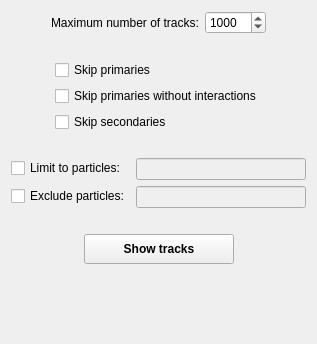
              <widget class="QWidget" name="tabTracks">
               <attribute name="title">
                <string>Tracks</string>
               </attribute>
               <layout class="QVBoxLayout" name="verticalLayout_4">
                <item>
                 <layout class="QHBoxLayout" name="horizontalLayout_19">
                  <item>
                   <spacer name="horizontalSpacer_60">
                    <property name="orientation">
                     <enum>Qt::Orientation::Horizontal</enum>
                    </property>
                    <property name="sizeHint" stdset="0">
                     <size>
                      <width>40</width>
                      <height>20</height>
                     </size>
                    </property>
                   </spacer>
                  </item>
                  <item>
                   <widget class="QLabel" name="label_8">
                    <property name="text">
                     <string>Maximum number of tracks:</string>
                    </property>
                   </widget>
                  </item>
                  <item>
                   <widget class="QSpinBox" name="sbMaxTracks">
                    <property name="minimum">
                     <number>1</number>
                    </property>
                    <property name="maximum">
                     <number>10000</number>
                    </property>
                    <property name="value">
                     <number>1000</number>
                    </property>
                   </widget>
                  </item>
                  <item>
                   <spacer name="horizontalSpacer_16">
                    <property name="orientation">
                     <enum>Qt::Orientation::Horizontal</enum>
                    </property>
                    <property name="sizeHint" stdset="0">
                     <size>
                      <width>40</width>
                      <height>20</height>
                     </size>
                    </property>
                   </spacer>
                  </item>
                 </layout>
                </item>
                <item>
                 <widget class="QLabel" name="label_42">
                  <property name="text">
                   <string/>
                  </property>
                 </widget>
                </item>
                <item>
                 <layout class="QHBoxLayout" name="horizontalLayout_21">
                  <property name="topMargin">
                   <number>0</number>
                  </property>
                  <item>
                   <spacer name="horizontalSpacer_61">
                    <property name="orientation">
                     <enum>Qt::Orientation::Horizontal</enum>
                    </property>
                    <property name="sizeHint" stdset="0">
                     <size>
                      <width>40</width>
                      <height>20</height>
                     </size>
                    </property>
                   </spacer>
                  </item>
                  <item>
                   <layout class="QVBoxLayout" name="verticalLayout_13">
                    <property name="leftMargin">
                     <number>0</number>
                    </property>
                    <item>
                     <widget class="QCheckBox" name="cbSkipPrimaryTracks">
                      <property name="text">
                       <string>Skip primaries</string>
                      </property>
                     </widget>
                    </item>
                    <item>
                     <widget class="QCheckBox" name="cbSkipPrimaryTracksNoInteraction">
                      <property name="text">
                       <string>Skip primaries without interactions</string>
                      </property>
                     </widget>
                    </item>
                    <item>
                     <widget class="QCheckBox" name="cbSkipSecondaryTracks">
                      <property name="text">
                       <string>Skip secondaries</string>
                      </property>
                     </widget>
                    </item>
                   </layout>
                  </item>
                  <item>
                   <spacer name="horizontalSpacer_19">
                    <property name="orientation">
                     <enum>Qt::Orientation::Horizontal</enum>
                    </property>
                    <property name="sizeHint" stdset="0">
                     <size>
                      <width>40</width>
                      <height>20</height>
                     </size>
                    </property>
                   </spacer>
                  </item>
                 </layout>
                </item>
                <item>
                 <widget class="QLabel" name="label_37">
                  <property name="text">
                   <string/>
                  </property>
                 </widget>
                </item>
                <item>
                 <layout class="QFormLayout" name="formLayout">
                  <item row="0" column="0">
                   <widget class="QCheckBox" name="cbLimitToParticleTracks">
                    <property name="text">
                     <string>Limit to particles:</string>
                    </property>
                   </widget>
                  </item>
                  <item row="0" column="1">
                   <widget class="QLineEdit" name="leLimitToParticleTracks">
                    <property name="enabled">
                     <bool>false</bool>
                    </property>
                    <property name="toolTip">
                     <string>Comma (or space) separated list of particle names</string>
                    </property>
                    <property name="text">
                     <string/>
                    </property>
                   </widget>
                  </item>
                  <item row="1" column="0">
                   <widget class="QCheckBox" name="cbExcludeParticleTracks">
                    <property name="text">
                     <string>Exclude particles:</string>
                    </property>
                   </widget>
                  </item>
                  <item row="1" column="1">
                   <widget class="QLineEdit" name="leExcludeParticleTracks">
                    <property name="enabled">
                     <bool>false</bool>
                    </property>
                    <property name="toolTip">
                     <string>Comma (or space) separated list of particle names</string>
                    </property>
                    <property name="text">
                     <string/>
                    </property>
                   </widget>
                  </item>
                 </layout>
                </item>
                <item>
                 <widget class="QLabel" name="label_40">
                  <property name="text">
                   <string/>
                  </property>
                 </widget>
                </item>
                <item>
                 <layout class="QHBoxLayout" name="horizontalLayout_20">
                  <item>
                   <spacer name="horizontalSpacer_17">
                    <property name="orientation">
                     <enum>Qt::Orientation::Horizontal</enum>
                    </property>
                    <property name="sizeHint" stdset="0">
                     <size>
                      <width>40</width>
                      <height>20</height>
                     </size>
                    </property>
                   </spacer>
                  </item>
                  <item>
                   <widget class="QPushButton" name="pbShowTracks">
                    <property name="minimumSize">
                     <size>
                      <width>150</width>
                      <height>30</height>
                     </size>
                    </property>
                    <property name="font">
                     <font>
                      <bold>true</bold>
                     </font>
                    </property>
                    <property name="text">
                     <string>Show tracks</string>
                    </property>
                   </widget>
                  </item>
                  <item>
                   <spacer name="horizontalSpacer_18">
                    <property name="orientation">
                     <enum>Qt::Orientation::Horizontal</enum>
                    </property>
                    <property name="sizeHint" stdset="0">
                     <size>
                      <width>40</width>
                      <height>20</height>
                     </size>
                    </property>
                   </spacer>
                  </item>
                 </layout>
                </item>
                <item>
                 <spacer name="verticalSpacer_13">
                  <property name="orientation">
                   <enum>Qt::Orientation::Vertical</enum>
                  </property>
                  <property name="sizeHint" stdset="0">
                   <size>
                    <width>20</width>
                    <height>69</height>
                   </size>
                  </property>
                 </spacer>
                </item>
               </layout>
              </widget>
